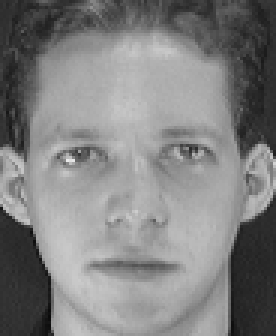
#> input picture att_faces/training/s1/1.pgm, 92 x 112 px (shown 3 times larger); its folder holds 3 pictures in this run
$ python training.py
#> lines starting #> are read from the running program, lines starting #| are printed output that depends on the picture
### Viola_Jones.py
import numpy as np
#import OpenCV library
import cv2
def find_face(img):
	cascadePath = "haarcascade_frontalface_default.xml" #path of haarcascade, that copy in the working directroy from the cv2 folder
	faceCascade = cv2.CascadeClassifier(cascadePath);
	faces = faceCascade.detectMultiScale(
	 img,
	 scaleFactor=1.02,
	 minNeighbors=2,
	 minSize=(30, 30),
	 flags = cv2.CASCADE_SCALE_IMAGE
	)
	return faces

### LBP.py
from skimage import feature #We start of by importing the feature  sub-module of scikit-image which contains the implementation of the Local Binary Patterns descriptor.
import numpy as np

import cv2


def lbp_cal(loadedImages):
	# store the number of points and radius
	radius = 3
	numPoints = 8*radius
# compute the Local Binary Pattern representation
	lbp = feature.local_binary_pattern(loadedImages,numPoints,radius, method="uniform")

	#cv2.namedWindow('image', cv2.WINDOW_NORMAL) #for create new windewo name as "image"
	#cv2.imshow('image',lbp) # for show image
	#cv2.waitKey(0) # for waiting 0 is for infinte time

	binary_img = cv2.adaptiveThreshold(lbp.astype(np.uint8),255,cv2.ADAPTIVE_THRESH_GAUSSIAN_C,cv2.THRESH_BINARY,11,0)
	#cv2.imshow('image',binary_img) # for show image
	#cv2.waitKey(0)
	#cv2.destroyWindow('image')
	hist=np.histogram(lbp.ravel(),bins=np.arange(0,numPoints + 3),range=(0, numPoints + 2))
	hist = hist[0].astype("float")
	print(hist)
	return hist

### training.py

from os import listdir
import numpy as np
from sklearn.svm import SVC
import cv2
import pickle


from LBP import lbp_cal
from Viola_Jones import find_face

class_lb=[]
hist_data=[]
i=0
for x in range(1,41):
	path = "att_faces/training/s"+str(x)+"/"
	imagesList = listdir(path)
	#l=np.size(imagesList)
	#print(imagesList)
	loadedImages = []

	for image in imagesList:
		img =cv2.imread(path+image,0)
#> img is the input picture: shape (112, 92); min 11, max 234, mean 128.3
		sub_face=find_face(img)
#> in find_face, `faces = faceCascade.detectMultiScale( img, scaleFactor=1.02, minNeighb..`: faces = [[5, 24, 80, 80]]
#> sub_face = [[5, 24, 80, 80]]
		if len(sub_face) :
			img= img[sub_face[0][1]:sub_face[0][1]+sub_face[0][3], sub_face[0][0]:sub_face[0][0]+sub_face[0][2]]
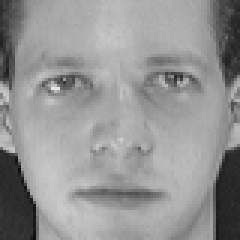
#> img: shape (80, 80) (shown 3 times larger); min 12, max 234, mean 148.1
		else:
			continue
		img = cv2.resize(img, (72,72))
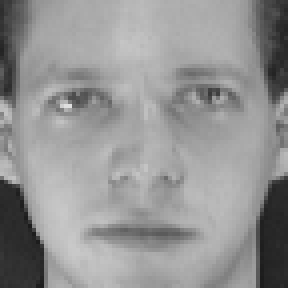
#> img: shape (72, 72) (shown 4 times larger); min 27, max 223, mean 148
		# [7 lines of commented-out code are left out]
		hist=lbp_cal(img)
#> in lbp_cal, `lbp = feature.local_binary_pattern(loadedImages,numPoints,radius, meth..`:
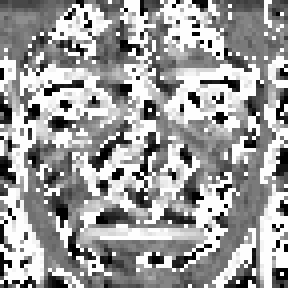
#> lbp: shape (72, 72) float64 (shown 4 times larger); min 0, max 25, mean 15.4; drawn with min black and max white
#> in lbp_cal, `binary_img = cv2.adaptiveThreshold(lbp.astype(np.uint8),255,cv2.ADAPTI..`:
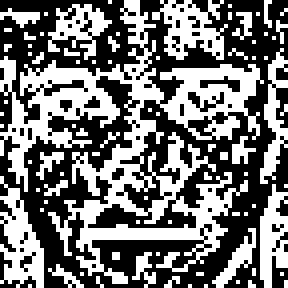
#> binary_img: shape (72, 72) (shown 4 times larger); 45.7% white in thin lines or dots
#> in lbp_cal, `hist = hist[0].astype("float")`: hist = 26 values, max 1553 at index 25, min 57 at index 18, mean 199.4
#| [ 210.   78.  103.  106.   83.   81.   94.  136.  141.  181.  222.  366.
#|   452.  323.  188.  132.   96.   84.   57.   90.   65.   83.   69.   73.
#|   118. 1553.]
#> (the run stopped early here; a loop or call above may not have finished)
